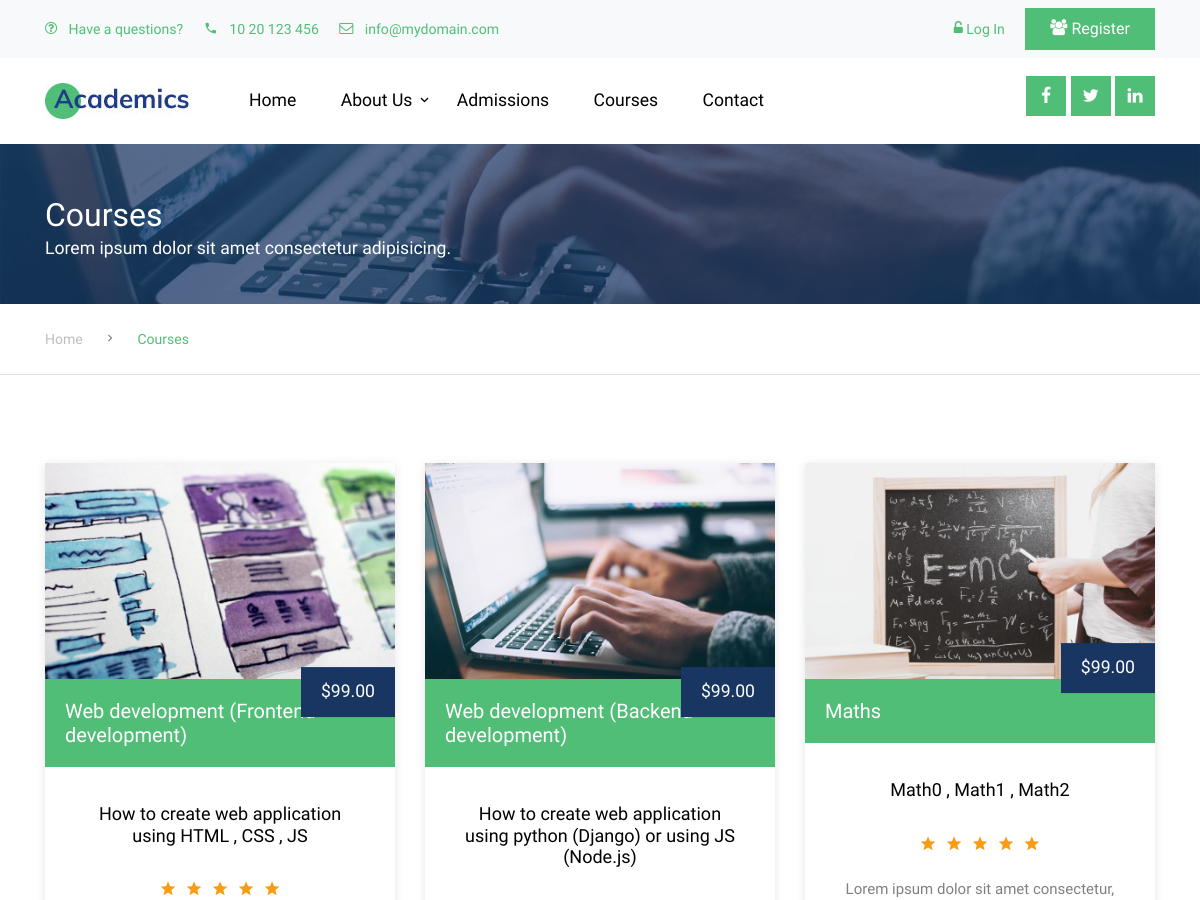
The app's page /courses/ (upper part), older data.
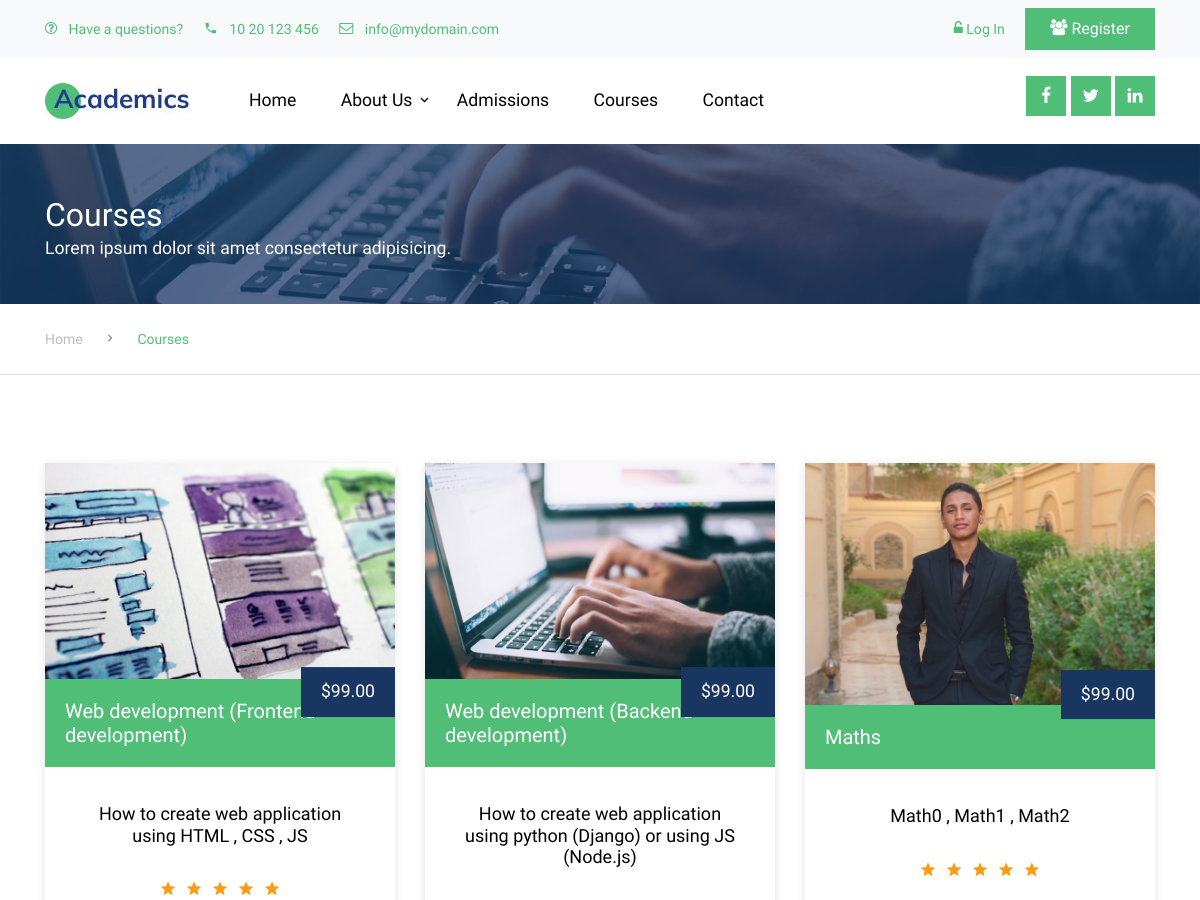
The same page, newer data.
### academics/models.py (models this page shows, shortened)
class Courses(models.Model):
    name = models.CharField(max_length=100)
    description = models.TextField()
    teacher = models.ForeignKey(Teachers , on_delete=models.CASCADE , default='')
    image = models.FileField(upload_to='static/image' , blank=True)
    Custom_id = models.PositiveIntegerField(unique=True , null=True , blank=True)

### academics/views.py (the view)
# urls.py: path('courses/' , CoursesView.as_view() , name='courses'),
class CoursesView(ListView):
    queryset = Courses.objects.all()
    template_name = "pages/courses.html"
    context_object_name = 'courses'

### academics/templates/pages/courses.html (shortened to what this page needs)
{% extends 'pages/base.html' %}
{% load static %}
{% block content %}
<div class="ml-auto">
  <div class="social-wrap">
  </div>
</div>
<div class="site-section ftco-subscribe-1 site-blocks-cover pb-4" style="background-image: url('{% static 'images/bg_1.jpg' %}')">
    <div class="container">
      <div class="row align-items-end">
        <div class="col-lg-7">
          <h2 class="mb-0">Courses</h2>
          <p>Lorem ipsum dolor sit amet consectetur adipisicing.</p>
        </div>
      </div>
    </div>
  </div>
<div class="custom-breadcrumns border-bottom">
  <div class="container">
    <a href="{% url 'home' %}">Home</a>
    <span class="mx-3 icon-keyboard_arrow_right"></span>
    <span class="current">Courses</span>
  </div>
</div>
<div class="site-section">
    <div class="container">
        <div class="row">
          {% for course in courses %}
            <div class="col-lg-4 col-md-6 mb-4">
                <div class="course-1-item">
                    <figure class="thumnail">
                    <a href="course-single.html"><img src="{{course.image.url}}" alt="Image" class="img-fluid"></a>
                    <div class="price">$99.00</div>
                    <div class="category"><h3> {{course.name}} </h3></div>
                    </figure>
                    <div class="course-1-content pb-4">
                    <h2>{{course.description}}</h2>
                    <div class="rating text-center mb-3">
                        <span class="icon-star2 text-warning"></span>
                        <span class="icon-star2 text-warning"></span>
                        <span class="icon-star2 text-warning"></span>
                        <span class="icon-star2 text-warning"></span>
                        <span class="icon-star2 text-warning"></span>
                    </div>
                    <p class="desc mb-4">Lorem ipsum dolor sit amet consectetur, adipisicing elit. Similique accusantium ipsam.</p>
                    </div>
                </div>
            </div>
          {% endfor %}
          </div>
    </div>
</div>
{% endblock content %}

### academics/templates/pages/base.html (shortened to what this page needs)
{% load static %}
<!DOCTYPE html>
<html lang="en">
<head>
    <link rel="stylesheet" href="{% static 'fonts/icomoon/style.css' %}">
    <link rel="stylesheet" href="{% static 'css/bootstrap.min.css' %}">
    <link rel="stylesheet" href="{% static 'css/jquery-ui.css' %}">
    <link rel="stylesheet" href="{% static 'css/owl.carousel.min.css' %}">
    <link rel="stylesheet" href="{% static 'css/owl.theme.default.min.css' %}">
    <link rel="stylesheet" href="{% static 'css/owl.theme.default.min.css' %}">
    <link rel="stylesheet" href="{% static 'css/jquery.fancybox.min.css' %}">
    <link rel="stylesheet" href="{% static 'css/bootstrap-datepicker.css' %}">
    <link rel="stylesheet" href="{% static 'fonts/flaticon/font/flaticon.css' %}">
    <link rel="stylesheet" href="{% static 'css/aos.css' %}">
    <link href="{% static 'css/jquery.mb.YTPlayer.min.css' %}" media="all" rel="stylesheet" type="text/css">
    <link rel="stylesheet" href="{% static 'css/style.css' %}">
</head>
<body data-spy="scroll" data-target=".site-navbar-target" data-offset="300">
    <div class="site-wrap">
    <div class="py-2 bg-light">
        <div class="container">
          <div class="row align-items-center">
            <div class="col-lg-9 d-none d-lg-block">
              <a href="#" class="small mr-3"><span class="icon-question-circle-o mr-2"></span> Have a questions?</a>
              <a href="#" class="small mr-3"><span class="icon-phone2 mr-2"></span> 10 20 123 456</a>
              <a href="#" class="small mr-3"><span class="icon-envelope-o mr-2"></span> info@mydomain.com</a>
            </div>
            <div class="col-lg-3 text-right">
              <a href="login.html" class="small mr-3"><span class="icon-unlock-alt"></span> Log In</a>
              <a href="register.html" class="small btn btn-primary px-4 py-2 rounded-0"><span class="icon-users"></span> Register</a>
            </div>
          </div>
        </div>
      </div>
        <header class="site-navbar py-2 js-sticky-header site-navbar-target" role="banner">
            <div class="container">
            <div class="d-flex align-items-center">
                <div class="site-logo">
                <a href="#Home" class="d-block">
                    <img src="{% static 'images/logo.jpg' %}" alt="Image" class="img-fluid">
                </a>
                </div>
                <div class="mr-auto">
                <nav class="site-navigation position-relative text-right" role="navigation">
                    <ul class="site-menu main-menu js-clone-nav mr-auto d-none d-lg-block">
                    <li class="active">
                        <a href="{% url 'home' %}" class="nav-link text-left">Home</a>
                    </li>
                    <li class="has-children">
                        <a href="{% url 'about' %}" class="nav-link text-left">About Us</a>
                    </li>
                    <li>
                        <a href="{% url 'admissions' %}" class="nav-link text-left">Admissions</a>
                    </li>
                    <li>
                        <a href="{% url 'courses' %}" class="nav-link text-left">Courses</a>
                    </li>
                    <li>
                        <a href="{% url 'contact' %}" class="nav-link text-left">Contact</a>
                        </li>
                    </ul>
                </nav>
                </div>
                <div class="ml-auto">
                <div class="social-wrap">
                    <a href="#"><span class="icon-facebook"></span></a>
                    <a href="#"><span class="icon-twitter"></span></a>
                    <a href="#"><span class="icon-linkedin"></span></a>
                </div>
                </div>
            </div>
        </div>
      </header>
        {% block content %}
        {% endblock content %}
    </div>
</body>
</html>

### LearnHub/static/css/style.css (style rules this page uses)
body { line-height: 1.7; color: gray; font-weight: 300; font-size: 1.1rem; }
a { -webkit-transition: .3s all ease; -o-transition: .3s all ease; transition: .3s all ease; }
h1, h2, h3, h4, h5, .h1, .h2, .h3, .h4, .h5 { font-family: "Muli", -apple-system, BlinkMacSystemFont, "Segoe UI", Roboto, "Helvetica Neue", Arial, sans-serif, "Apple Color Emoji", "Segoe UI Emoji", "Segoe UI Symbol", "Noto Color Emoji"; }
.site-wrap:before { display: none; -webkit-transition: .3s all ease-in-out; -o-transition: .3s all ease-in-out; transition: .3s all ease-in-out; background: rgba(0, 0, 0, 0.6); content: ""; position: absolute; z-index: 2000; top: 0; left: 0; right: 0; bottom: 0; opacity: 0; visibility: hidden; }
.site-section { padding: 2.5em 0; }
@media (min-width: 768px) { .site-section { padding: 5em 0; } }
.site-logo { position: relative; font-weight: 900; font-size: 1.3rem; }
.site-logo a { color: #000; }
.site-navbar { margin-bottom: 0px; z-index: 1999; position: absolute; width: 100%; }
.site-navbar .site-navigation .site-menu { margin-bottom: 0; }
.site-navbar .site-navigation .site-menu .active > a { color: black; display: inline-block; padding: 5px 20px; }
.site-navbar .site-navigation .site-menu a { text-decoration: none !important; display: inline-block; }
.site-navbar .site-navigation .site-menu > li { display: inline-block; }
.site-navbar .site-navigation .site-menu > li > a { padding: 20px 20px; color: #000; display: inline-block; text-decoration: none !important; }
.site-navbar .site-navigation .site-menu .has-children { position: relative; }
.site-navbar .site-navigation .site-menu .has-children > a { position: relative; padding-right: 20px; }
.site-navbar .site-navigation .site-menu .has-children > a:before { position: absolute; content: "\e313"; font-size: 16px; top: 50%; right: 0; -webkit-transform: translateY(-50%); -ms-transform: translateY(-50%); transform: translateY(-50%); font-family: 'icomoon'; }
.site-mobile-menu .site-nav-wrap { padding: 0; margin: 0; list-style: none; position: relative; }
.site-mobile-menu .site-nav-wrap a { padding: 10px 20px; display: block; position: relative; color: #212529; }
.site-mobile-menu .site-nav-wrap li { position: relative; display: block; }
.site-mobile-menu .site-nav-wrap > li { display: block; position: relative; float: left; width: 100%; }
.site-mobile-menu .site-nav-wrap > li > a { padding-left: 20px; font-size: 20px; }
.sticky-wrapper .site-navbar { -webkit-transition: .3s all ease; -o-transition: .3s all ease; transition: .3s all ease; background: #fff; }
.sticky-wrapper .site-navbar .site-logo a { color: #000; }
.sticky-wrapper .site-navbar .site-menu > li { display: inline-block; }
.custom-breadcrumns { padding: 20px 0; }
.custom-breadcrumns span, .custom-breadcrumns a { font-size: 14px; }
.custom-breadcrumns a { display: inline-block; color: #bdbdbd; }
.custom-breadcrumns .current { color: #51be78; }
.social-wrap a { display: inline-block; width: 40px; height: 40px; background: #51be78; position: relative; }
.social-wrap a > span { position: absolute; color: #fff; left: 50%; top: 50%; -webkit-transform: translate(-50%, -50%); -ms-transform: translate(-50%, -50%); transform: translate(-50%, -50%); }
.course-1-item { -webkit-box-shadow: 0 2px 10px 0 rgba(0, 0, 0, 0.1); box-shadow: 0 2px 10px 0 rgba(0, 0, 0, 0.1); }
.course-1-item figure { position: relative; }
.course-1-item .category { background: #51be78; padding: 20px; }
.course-1-item .category h3 { color: #fff; font-size: 20px; margin-bottom: 0; }
.course-1-item .price { position: absolute; bottom: 0; right: 0; -webkit-transform: translatey(-100%); -ms-transform: translatey(-100%); transform: translatey(-100%); padding: 10px 20px; background: #183661; color: #fff; }
.course-1-item .course-1-content { padding: 20px 40px; text-align: center; }
.course-1-item .course-1-content h2 { margin: 0 0 30px 0; font-size: 18px; color: #000; }
.course-1-item .course-1-content .rating { text-align: center; }
.course-1-item .course-1-content .rating > span { display: inline-block; margin: 2px; }
.ftco-subscribe-1 { background-size: cover; background-position: center center; background-repeat: no-repeat; position: relative; }
.ftco-subscribe-1:before { position: absolute; content: ""; background: #183661; opacity: .7; z-index: 1; top: 0; left: 0; right: 0; bottom: 0; }
.ftco-subscribe-1 > .container { position: relative; z-index: 2; }
.ftco-subscribe-1 > .container h2, .ftco-subscribe-1 > .container p { color: #fff; }

Row changes from the older to the newer data that the page shows:
changed Courses "Maths": image: a different picture
